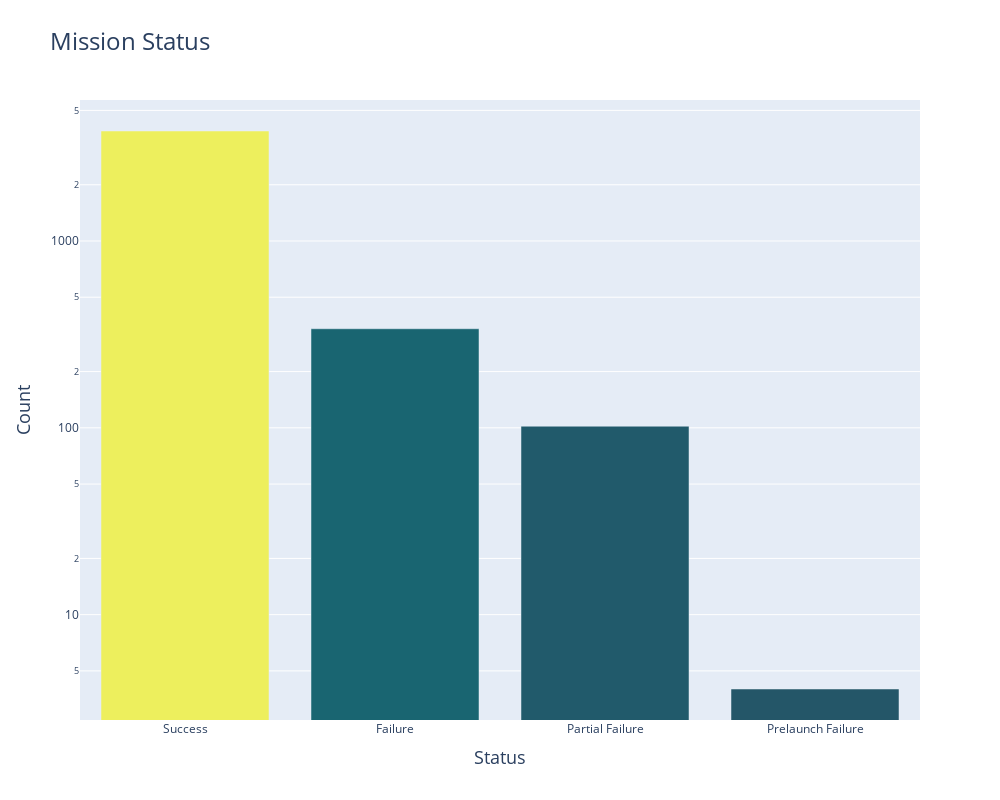

The code cell stored with this chart in its notebook:
### Code cell
mission_status_bar = px.bar(
    x=mission_status.index,
    y=mission_status.values, 
    title="Mission Status",
    height=800,
    width=1000,
    color_continuous_scale='Aggrnyl',
    color = mission_status.values,
    log_y=True
)

mission_status_bar.update_traces(hovertemplate=None)
mission_status_bar.update_layout(
    title_font_size=24,
    xaxis_title = "Status",
    xaxis_title_font_size = 18,
    yaxis_title = "Count",
    yaxis_title_font_size = 18,
    coloraxis_showscale=False, 
    hovermode="y unified",
    hoverlabel=dict(
        bgcolor="white",
        font_size=16,
        font_family="Rockwell"
    ),

)

mission_status_bar.update_yaxes(
    categoryorder="total ascending",
)
mission_status_bar.show()

### Figure 1 — Plotly figure (JSON) as saved in the notebook; plotly's stock layout.template omitted (floating-point values rounded to 4 significant figures)
{"data": [{"legendgroup": "", "marker": {"color": [3879, 339, 102, 4], "coloraxis": "coloraxis", "pattern": {"shape": ""}}, "name": "", "orientation": "v", "showlegend": false, "textposition": "auto", "type": "bar", "x": ["Success", "Failure", "Partial Failure", "Prelaunch Failure"], "xaxis": "x", "y": [3879, 339, 102, 4], "yaxis": "y"}], "layout": {"barmode": "relative", "coloraxis": {"colorbar": {"title": {"text": "color"}}, "colorscale": [[0, "rgb(36, 86, 104)"], [0.1667, "rgb(15, 114, 121)"], [0.3333, "rgb(13, 143, 129)"], [0.5, "rgb(57, 171, 126)"], [0.6667, "rgb(110, 197, 116)"], [0.8333, "rgb(169, 220, 103)"], [1, "rgb(237, 239, 93)"]], "showscale": false}, "height": 800, "hoverlabel": {"bgcolor": "white", "font": {"family": "Rockwell", "size": 16}}, "hovermode": "y unified", "legend": {"tracegroupgap": 0}, "title": {"font": {"size": 24}, "text": "Mission Status"}, "width": 1000, "xaxis": {"anchor": "y", "domain": [0, 1], "title": {"font": {"size": 18}, "text": "Status"}}, "yaxis": {"anchor": "x", "categoryorder": "total ascending", "domain": [0, 1], "title": {"font": {"size": 18}, "text": "Count"}, "type": "log"}}}
